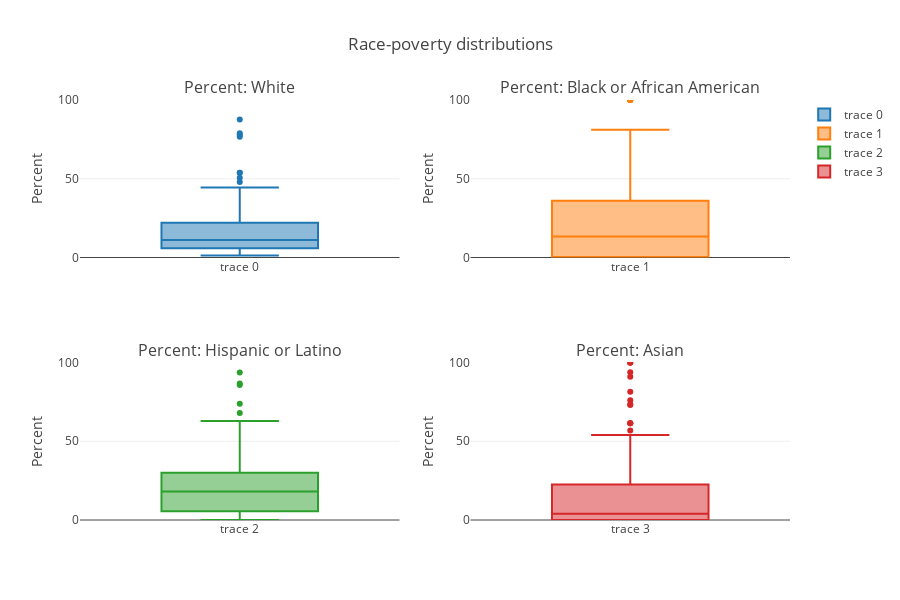

Notebook cell for this chart:
### Markdown cell above
Poverty in Austin appears to equally effect male and female residents

#### Race demographics
As we have very little data for the "American Indian and Alaska Native" and "Native Hawaiian and Other Pacific Islander" we will exclude them from the analysis.

### Code cell
box1 = go.Box(y = APD_pov['HC03_EST_VC18'])
box2 = go.Box(y = APD_pov['HC03_EST_VC19'])
box3 = go.Box(y = APD_pov['HC03_EST_VC26'])
box4 = go.Box(y = APD_pov['HC03_EST_VC21'])

titles = ['Percent: White', 'Percent: Black or African American', 'Percent: Hispanic or Latino', 'Percent: Asian']

fig = tools.make_subplots(rows=2, cols=2, print_grid=False, subplot_titles = titles)

fig.append_trace(box1, 1, 1);
fig.append_trace(box2, 1, 2);
fig.append_trace(box3, 2, 1);
fig.append_trace(box4, 2, 2);

fig['layout']['yaxis1'].update(title = 'Percent', range=[0,100])
fig['layout']['yaxis2'].update(title = 'Percent', range=[0,100])
fig['layout']['yaxis3'].update(title = 'Percent', range=[0,100])
fig['layout']['yaxis4'].update(title = 'Percent', range=[0,100])

fig['layout'].update(height=600, title='Race-poverty distributions');
iplot(fig);

### Figure 1 — Plotly figure (JSON) as saved in the notebook; plotly's stock layout.template omitted (floating-point values rounded to 4 significant figures; data arrays with more than 128 entries replaced by an {"elided": "..."} marker saying what was removed)
{"data": [{"type": "box", "uid": "3e563db6-ce71-11e8-ab64-989096b88f7c", "xaxis": "x", "y": {"elided": "217 str values"}, "yaxis": "y"}, {"type": "box", "uid": "3e563db7-ce71-11e8-92d6-989096b88f7c", "xaxis": "x2", "y": {"elided": "217 str values"}, "yaxis": "y2"}, {"type": "box", "uid": "3e563db8-ce71-11e8-bf17-989096b88f7c", "xaxis": "x3", "y": {"elided": "217 str values"}, "yaxis": "y3"}, {"type": "box", "uid": "3e563db9-ce71-11e8-a7d3-989096b88f7c", "xaxis": "x4", "y": {"elided": "217 str values"}, "yaxis": "y4"}], "layout": {"annotations": [{"font": {"size": 16}, "showarrow": false, "text": "Percent: White", "x": 0.225, "xanchor": "center", "xref": "paper", "y": 1, "yanchor": "bottom", "yref": "paper"}, {"font": {"size": 16}, "showarrow": false, "text": "Percent: Black or African American", "x": 0.775, "xanchor": "center", "xref": "paper", "y": 1, "yanchor": "bottom", "yref": "paper"}, {"font": {"size": 16}, "showarrow": false, "text": "Percent: Hispanic or Latino", "x": 0.225, "xanchor": "center", "xref": "paper", "y": 0.375, "yanchor": "bottom", "yref": "paper"}, {"font": {"size": 16}, "showarrow": false, "text": "Percent: Asian", "x": 0.775, "xanchor": "center", "xref": "paper", "y": 0.375, "yanchor": "bottom", "yref": "paper"}], "height": 600, "title": "Race-poverty distributions", "xaxis": {"anchor": "y", "domain": [0, 0.45]}, "xaxis2": {"anchor": "y2", "domain": [0.55, 1]}, "xaxis3": {"anchor": "y3", "domain": [0, 0.45]}, "xaxis4": {"anchor": "y4", "domain": [0.55, 1]}, "yaxis": {"anchor": "x", "domain": [0.625, 1], "range": [0, 100], "title": "Percent"}, "yaxis2": {"anchor": "x2", "domain": [0.625, 1], "range": [0, 100], "title": "Percent"}, "yaxis3": {"anchor": "x3", "domain": [0, 0.375], "range": [0, 100], "title": "Percent"}, "yaxis4": {"anchor": "x4", "domain": [0, 0.375], "range": [0, 100], "title": "Percent"}}}
